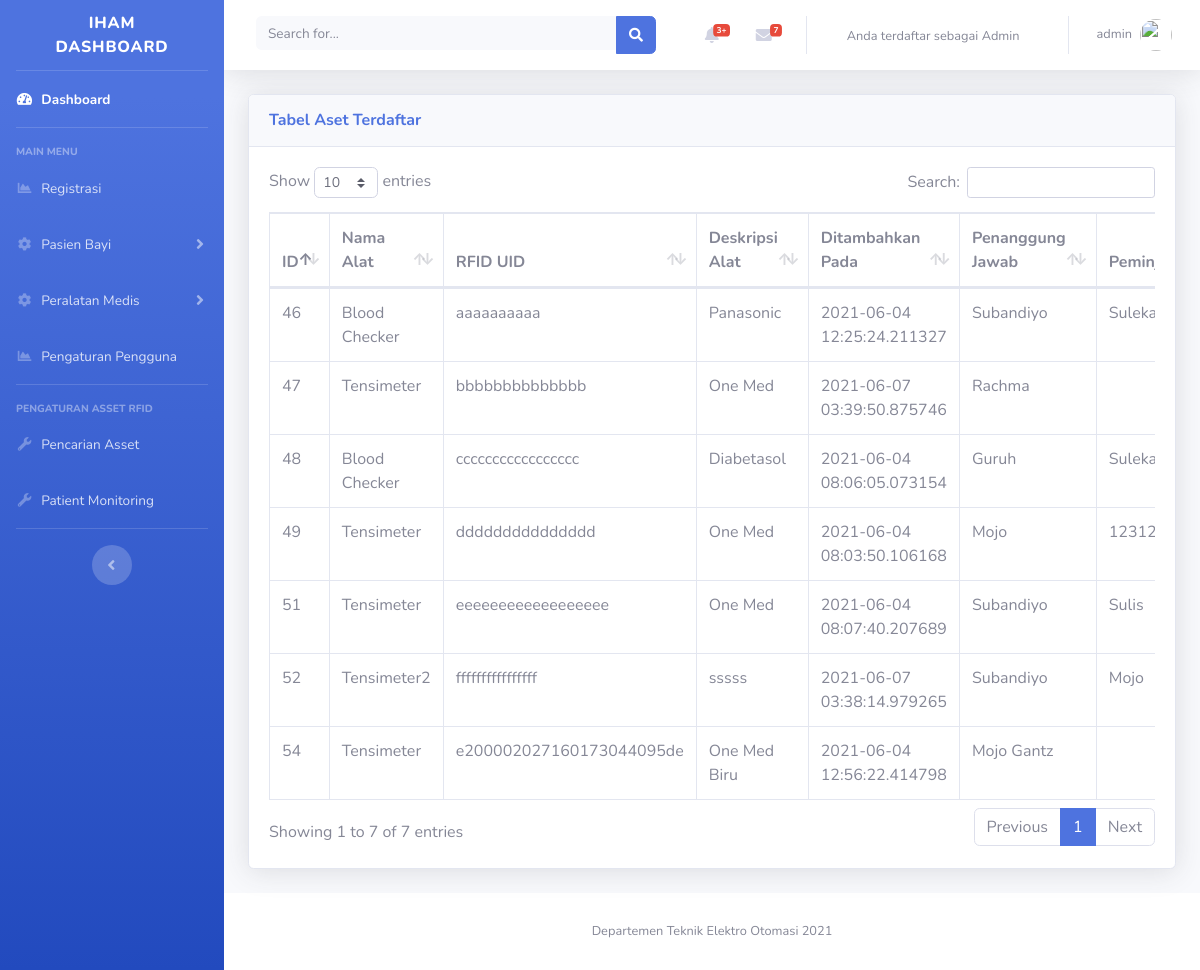
The page /admin/pengaturan-aset-barang.php (signed in) on the database as committed earlier.
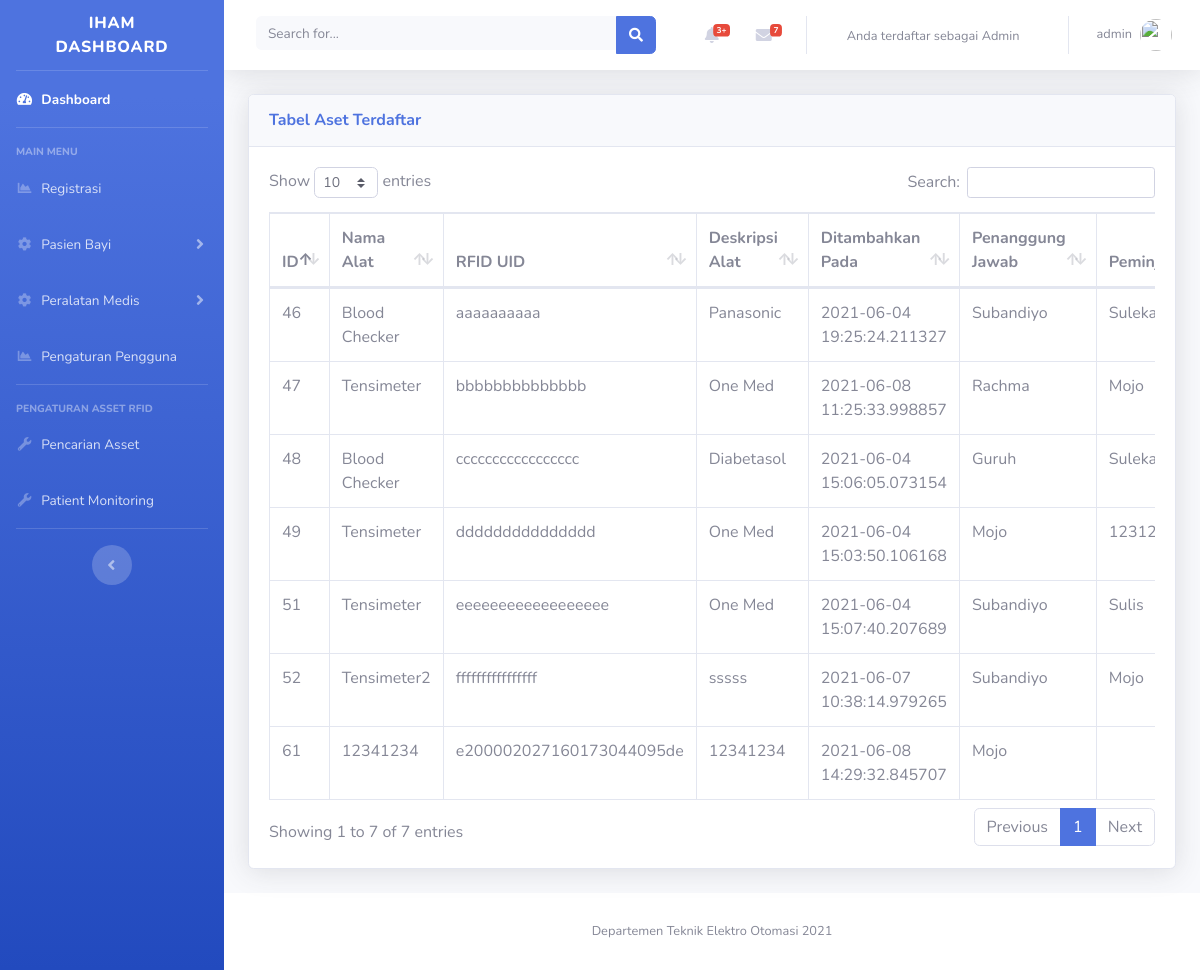
The same page on the database as committed later.
### tables this page shows
CREATE TABLE `tb_rfid` (
  `id` int(5) NOT NULL,
  `rfid_uid` varchar(50) NOT NULL,
  `nama_alat` varchar(50) NOT NULL,
  `deskripsi` varchar(50) NOT NULL DEFAULT current_timestamp(),
  `tanggal` datetime(6) NOT NULL DEFAULT current_timestamp(6) ON UPDATE current_timestamp(6),
  `penanggung_jawab` varchar(50) NOT NULL,
  `status_asset` varchar(30) NOT NULL,
  `peminjam` varchar(50) NOT NULL,
  `keterangan` varchar(50) NOT NULL
);

### admin/halaman/pengaturan-aset.php (the view, shortened to what this page needs)
<div class="container-fluid">
<div class="card shadow mb-4">
  <div class="card-header py-3">
    <h6 class="m-0 font-weight-bold text-primary">Tabel Aset Terdaftar
    </h6>
  </div>
<div class="card-body">
    <div class="table-responsive">
    <?php
    $query = "SELECT * FROM tb_rfid";
    $query_run = mysqli_query($connection, $query);
    ?>
      <table class="table table-bordered" id="dataaset" width="100%" cellspacing="0">
        <thead>
          <tr>
            <th>ID </th>
            <th>Nama Alat</th>
            <th>RFID UID</th>
            <th>Deskripsi Alat</th>
            <th>Ditambahkan Pada</th>
            <th>Penanggung Jawab</th>
            <th>Peminjam</th>
          </tr>
        </thead>
        <tbody>
        <?php
        if(mysqli_num_rows($query_run) > 0 )
        {
          while($row = mysqli_fetch_assoc($query_run))
          {
            ?>
          <tr>
          <td><?php echo $row['id']; ?></td>
            <td><?php echo $row['nama_alat']; ?></td>
            <td><?php echo $row['rfid_uid']; ?></td>
            <td><?php echo $row['deskripsi']; ?></td>
            <td><?php echo $row['tanggal']; ?></td>
            <td><?php echo $row['penanggung_jawab']; ?></td>
            <td><?php echo $row['peminjam']; ?></td>
            </div>
            <div class="container-fluid">
          <?php
          }
        }
        else {
          echo "Data tidak ditemukan";
        }
        ?>
    </div>
  </div>
</div>
</div>

Rows that differ between the two databases and show on the page:
removed tb_rfid: id "54", nama_alat "Tensimeter", rfid_uid "e200002027160173044095de", deskripsi "One Med Biru", tanggal "2021-06-04 12:56:22.414798", penanggung_jawab "Mojo Gantz"
changed tb_rfid "aaaaaaaaaa": tanggal "2021-06-04 12:25:24.211327" → "2021-06-04 19:25:24.211327"
changed tb_rfid "bbbbbbbbbbbbbb": tanggal "2021-06-07 03:39:50.875746" → "2021-06-08 11:25:33.998857"; peminjam (not shown) → "Mojo"
changed tb_rfid "ccccccccccccccccc": tanggal "2021-06-04 08:06:05.073154" → "2021-06-04 15:06:05.073154"
changed tb_rfid "ddddddddddddddd": tanggal "2021-06-04 08:03:50.106168" → "2021-06-04 15:03:50.106168"
changed tb_rfid "eeeeeeeeeeeeeeeeee": tanggal "2021-06-04 08:07:40.207689" → "2021-06-04 15:07:40.207689"
changed tb_rfid "Tensimeter2": tanggal "2021-06-07 03:38:14.979265" → "2021-06-07 10:38:14.979265"
added tb_rfid: id "61", nama_alat "12341234", rfid_uid "e200002027160173044095de", deskripsi "12341234", tanggal "2021-06-08 14:29:32.845707", penanggung_jawab "Mojo"
